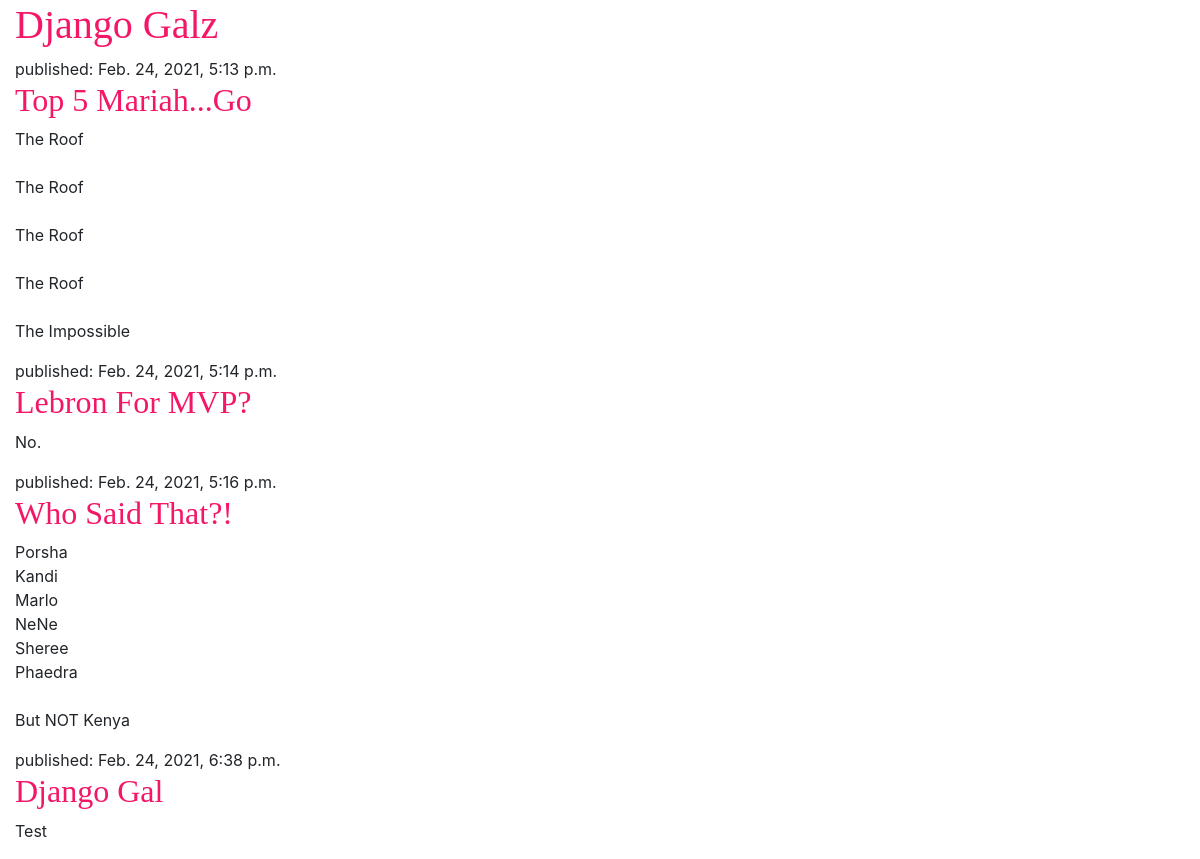
Before: / with the older database file.
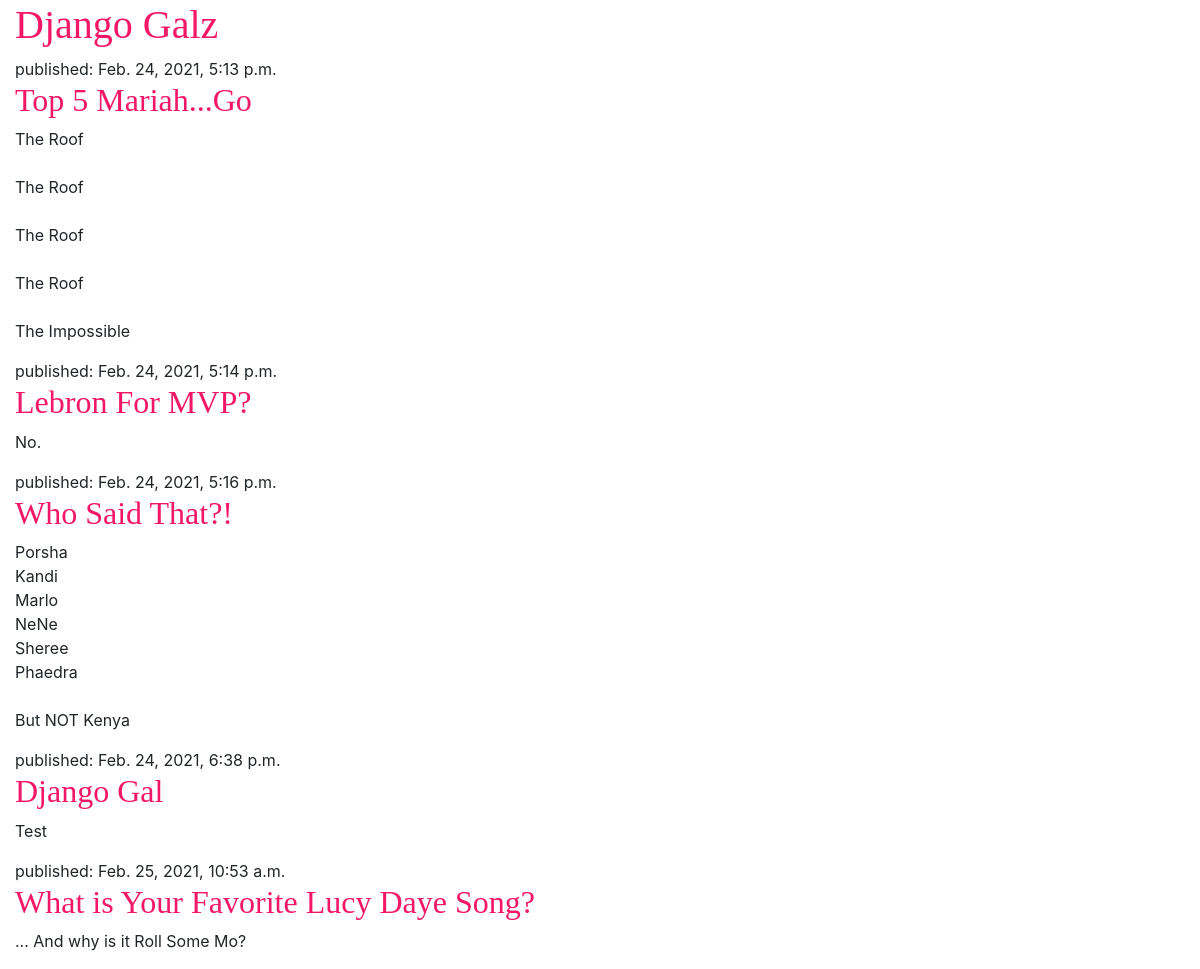
After: the same page with the newer database file.
### blog/models.py (models this page shows, shortened)
class Post(models.Model):
    author = models.ForeignKey(settings.AUTH_USER_MODEL, on_delete=models.CASCADE)
    title = models.CharField(max_length=200)
    text = models.TextField()
    created_date = models.DateTimeField(default=timezone.now)
    published_date = models.DateTimeField(blank=True, null=True)

### blog/views.py (the view)
# urls.py: path('', views.post_list, name='post_list'),
def post_list(request):
    posts = Post.objects.filter(published_date__lte=timezone.now()).order_by('published_date')
    return render(request, 'blog/post_list.html', {'posts': posts})

### blog/templates/blog/post_list.html (shortened to what this page needs)
{% load static %}
<!DOCTYPE html>
<html lang="en">
<head>
    <link rel="stylesheet" href="https://cdn.jsdelivr.net/npm/bootstrap@4.5.3/dist/css/bootstrap.min.css">
    <link rel="stylesheet" href="{% static 'css/blog.css' %}">
</head>
<body>
    <header>
        <h1><a href="/">Django Galz</a></h1>
    </header>
    {% for post in posts %}
        <article>
            <time>published: {{ post.published_date }}</time>
            <h2><a href="">{{ post.title }}</a></h2>
            <p>{{ post.text|linebreaksbr }}</p>
        </article>
    {% endfor %}
</body>
</html>

### blog/static/css/blog.css (style rules this page uses)
h1 a, h2 a { color: #F41667; font-family: 'Oi', cursive; }
body { padding-left: 15px; }

Changed rows visible on the page:
added Post: published_date "Feb. 25, 2021, 10:53 a.m.", title "What is Your Favorite Lucy Daye Song?", text "... And why is it Roll Some Mo?"
